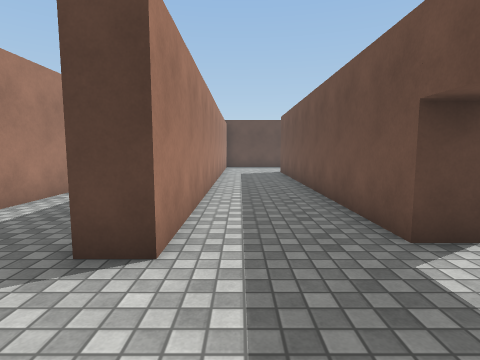
View 1 (above)

18 first-person views from a walk through a scene from a Unity 3-D project. The camera is 1.3 m above the floor, tilts 6° down and sees 80° across. The floor is counted in squares, 1 m on a side. Each view is taken from the middle of a square. On the plan, view 1 faces up. The plan holds only what a view shows up to about 13 squares ahead; the rest is blank. The place goes on beyond the plan. Surface patterns are stand-ins for the level's own textures.

View 2
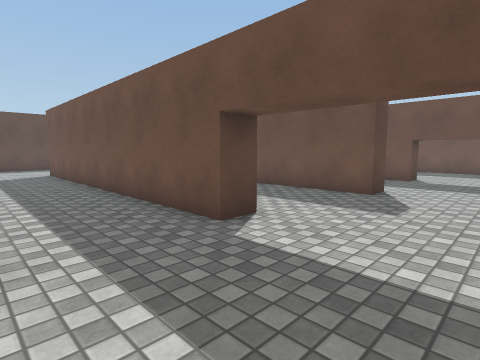

View 3
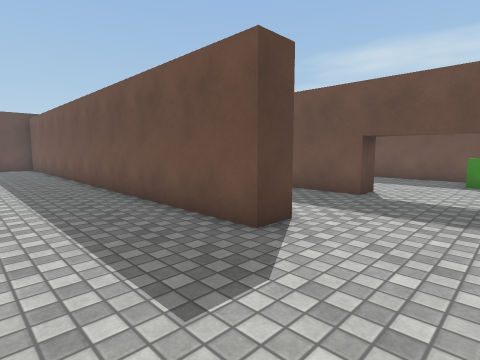

View 4
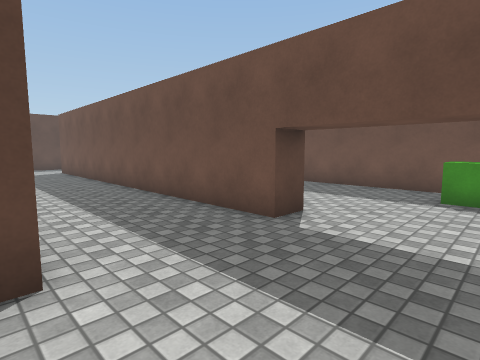

View 5
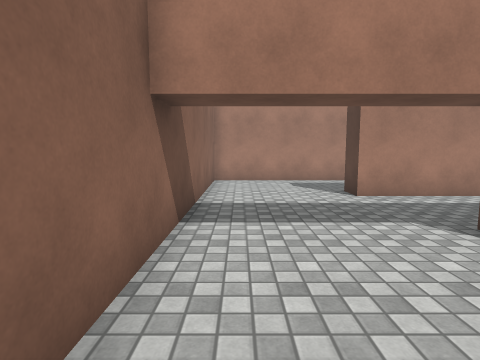

View 6
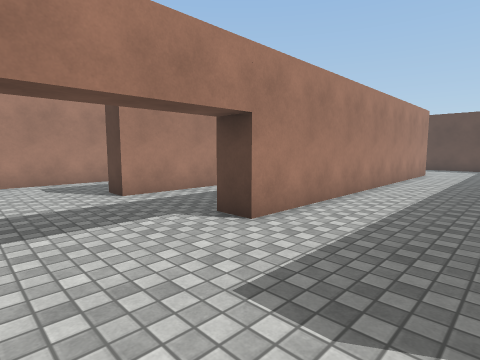

View 7
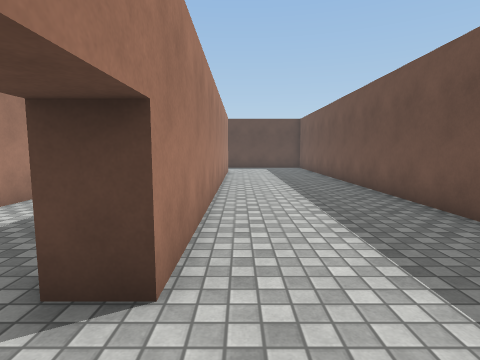

View 8
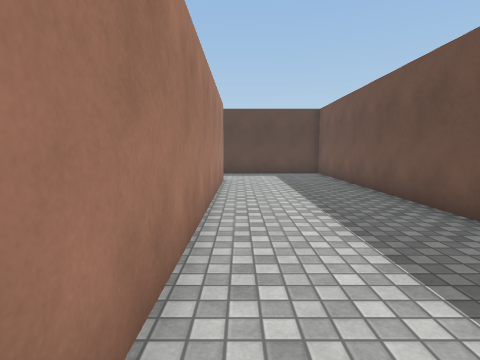

View 9
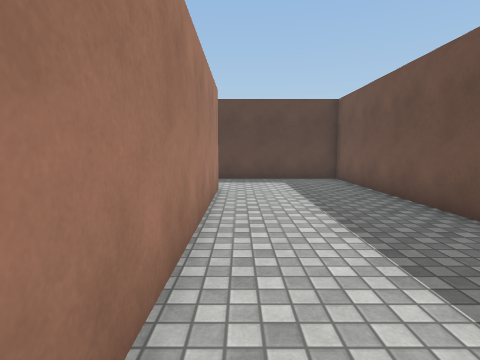

View 10
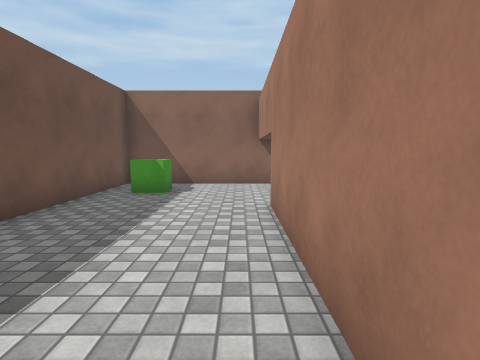

View 11
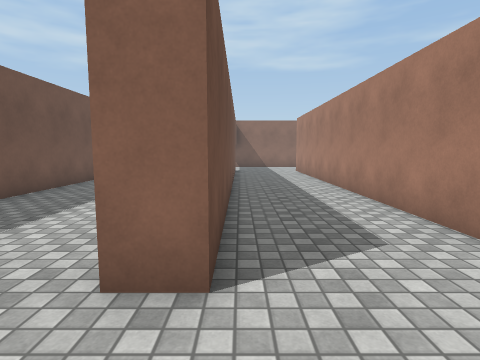

View 12
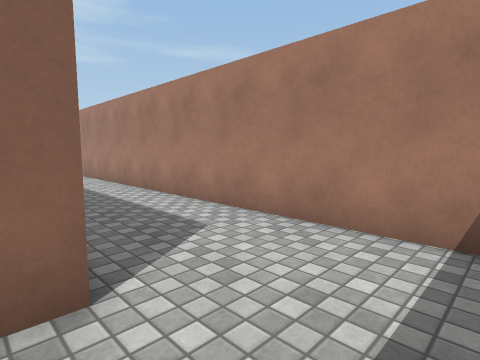

View 13
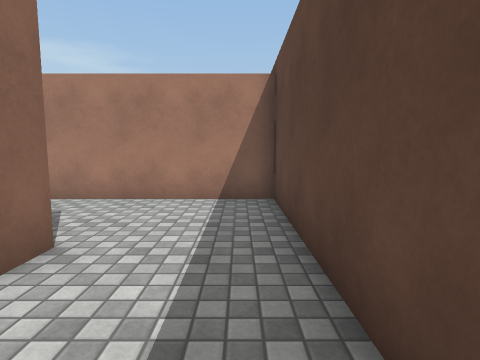

View 14
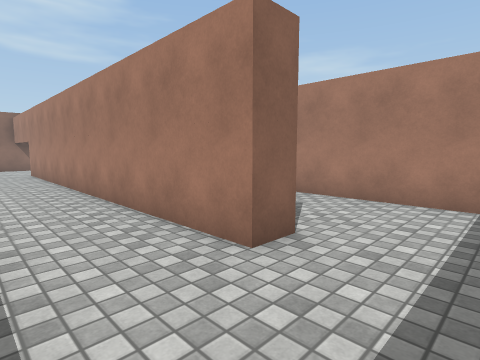

View 15
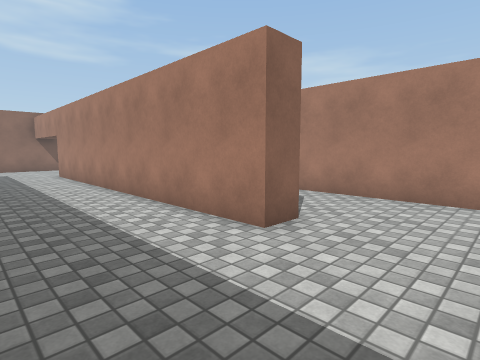

View 16
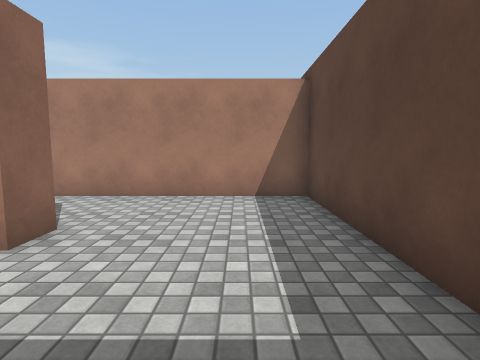

View 17
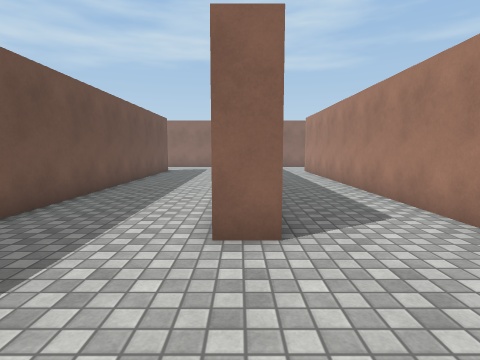

View 18
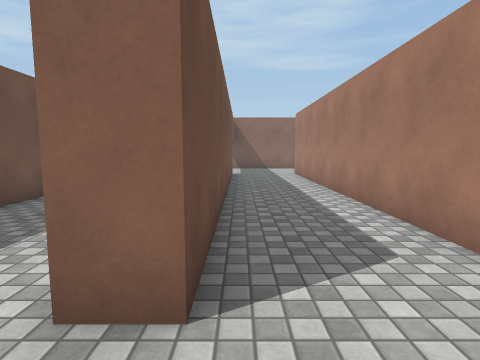

### Floor plan
Points are (right, up) in squares from view 1. A wall is a line through its corners. A room is listed if a view was taken in it or the views show most of it. See-through windows are left out.
Room 1 (views 1, 2, 3, 4, 5, 6, 7, 8, 9, 10, 11, 12, 13, 14, 15, 16, 17, 18)
walls: (3.4, 3.9) (2.4, 3.9) (2.4, 17) (3.4, 17) (3.4, 3.9); (8.6, 3.1) (7.5, 3.1) (7.5, 15.8); (12.3, 3.3) (12.3, 18.5) (13.3, 18.5) (13.3, 3.3) (12.3, 3.3); (4.9, 21.9) (-1, 21.9) (-1, 3.3) (-2, 3.3); (-5.3, 8.8) (-5.3, 6.1); (12.8, -1.1) (18.4, -1.1) (18.4, 21.9) (8.5, 21.9) (8.5, 7); (-5.3, 4.6) (-5.3, -1.1) (5.9, -1.1)
objects: green cube (16, 1) to (17, 1)

Where each view was taken, in squares from view 1:
view 1: 0 up, 0 right, facing up
view 2: 0 up, 1 left, facing up-right
view 3: 0 up, 4 right, facing up-right
view 4: 0 up, 8 right, facing up-right
view 5: 0 up, 7 right, facing left
view 6: 0 up, 7 right, facing up-left
view 7: 1 up, 14 right, facing up
view 8: 6 up, 14 right, facing up
view 9: 9 up, 14 right, facing up
view 10: 10 up, 14 right, facing down
view 11: 21 up, 12 right, facing down
view 12: 21 up, 13 right, facing down-left
view 13: 21 up, 16 right, facing left
view 14: 21 up, 16 right, facing down-left
view 15: 20 up, 7 right, facing down-left
view 16: 20 up, 7 right, facing left
view 17: 21 up, 3 right, facing down
view 18: 19 up, 2 right, facing down
